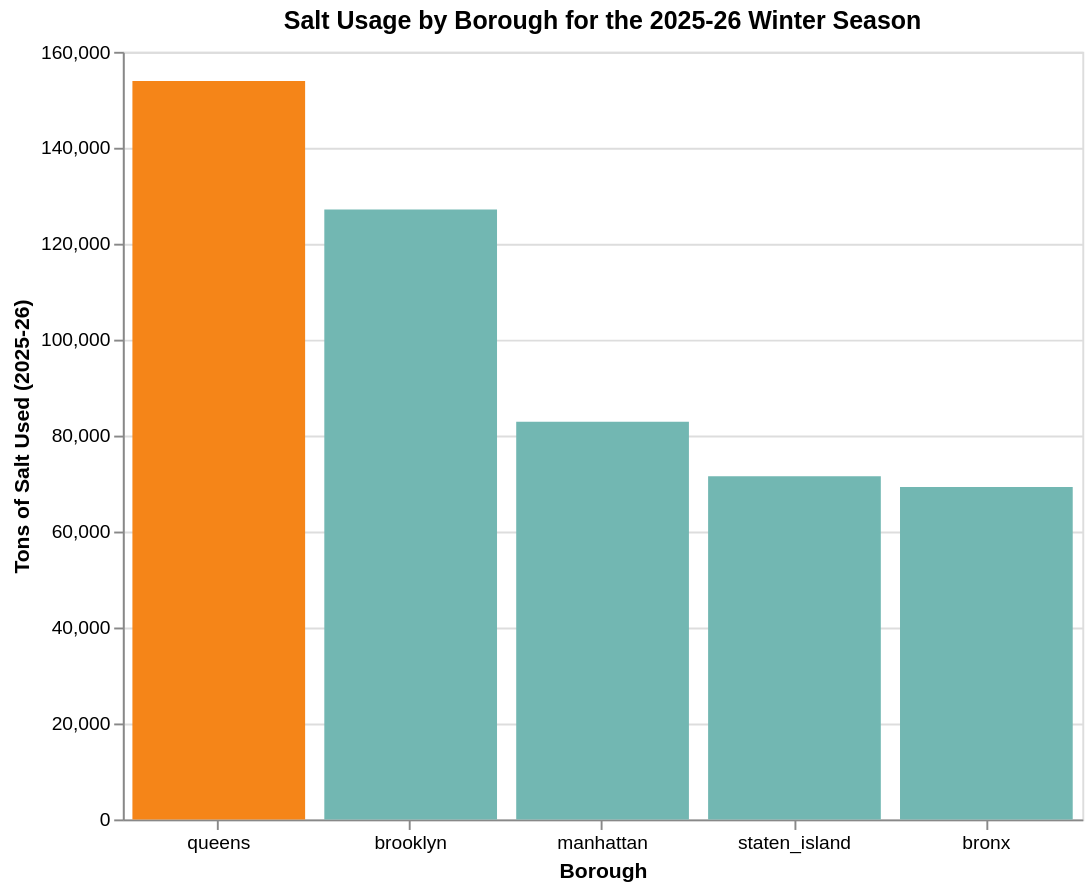

Source (notebook cell):
### Code cell
#building 2nd chart: historical data for Queens

# Build the borough breakdown chart
chart_borough_flat = alt.Chart(df_season_borough).mark_bar().encode(
    # 'labelAngle=0' ensures borough names are perfectly upright and easy to read
    x=alt.X('borough:N', title='Borough', sort='-y', axis=alt.Axis(labelAngle=0)),
    # Plots total borough tonnage on the vertical axis
    y=alt.Y('total_tons:Q', title='Tons of Salt Used (2025-26)'),
    # highlights Queens in orange, mutes others in blue-gray
    color=alt.condition(
        alt.datum.borough == 'queens', 
        alt.value('#f58518'), # Queens Orange
        alt.value('#72b7b2')  # Other Boroughs Muted Blue
    ),
    # Adds interactive hover tooltips for readers
    tooltip=['borough', 'total_tons']
).properties(
    title='Salt Usage by Borough for the 2025-26 Winter Season',
    width=500,
    height=400
)

# Display the final chart
chart_borough_flat

### Figure 1 — Vega-Lite specification as saved in the notebook (floating-point values rounded to 4 significant figures)
{"config": {"view": {"continuousWidth": 300, "continuousHeight": 300}}, "data": {"name": "data-e89a7b026bfce268e91874878d47a123"}, "mark": {"type": "bar"}, "encoding": {"color": {"condition": {"test": "(datum.borough === 'queens')", "value": "#f58518"}, "value": "#72b7b2"}, "tooltip": [{"field": "borough", "type": "nominal"}, {"field": "total_tons", "type": "quantitative"}], "x": {"axis": {"labelAngle": 0}, "field": "borough", "sort": "-y", "title": "Borough", "type": "nominal"}, "y": {"field": "total_tons", "title": "Tons of Salt Used (2025-26)", "type": "quantitative"}}, "height": 400, "title": "Salt Usage by Borough for the 2025-26 Winter Season", "width": 500, "$schema": "https://vega.github.io/schema/vega-lite/v6.4.1.json", "datasets": {"data-e89a7b026bfce268e91874878d47a123": [{"borough": "queens", "total_tons": 153925}, {"borough": "brooklyn", "total_tons": 127156}, {"borough": "manhattan", "total_tons": 82901}, {"borough": "staten_island", "total_tons": 71536}, {"borough": "bronx", "total_tons": 69293}]}}
